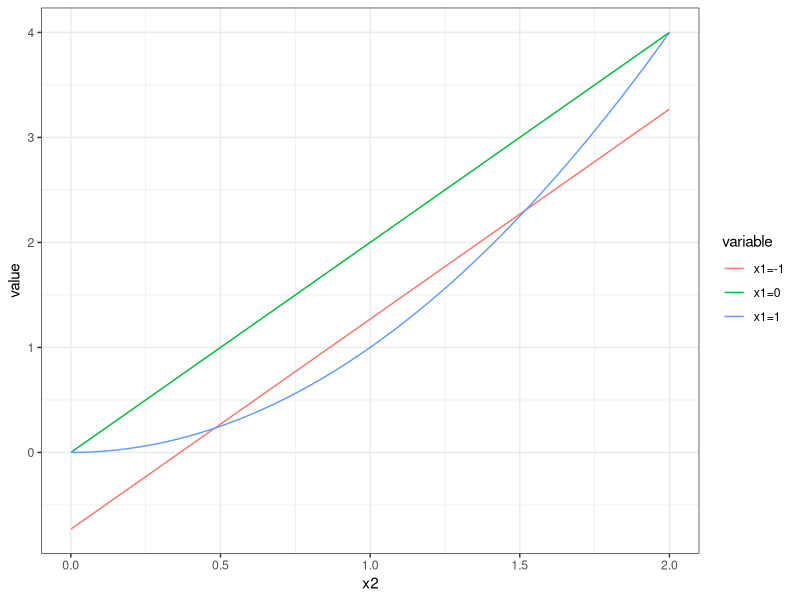
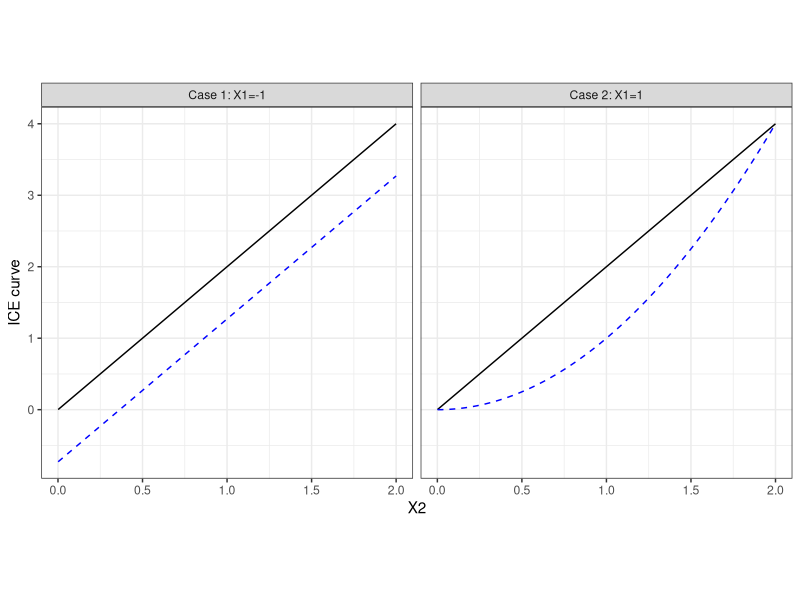
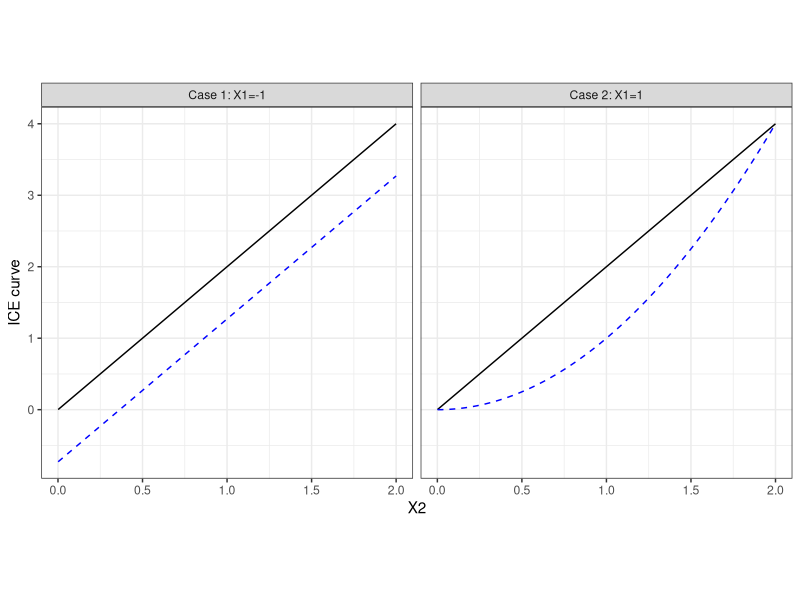

Here is the R script that generated these plots, in order:

# Toy example code
S <- 1000
x1<-runif(S,-1,1) 
x2<-runif(S,0,2)
epsilon<-rnorm(S,0,0.2)

hatf<-function(x){(2*x -x^2)^2 }

iin<-integrate(hatf,0,2)
C=sqrt(iin$value/8)
C=-C
Y<- -x1*(1-x1)+ (1-x1^2)*x2+ x2^(1+(x1>0)*x1) 
base<-data.frame(Y,x1,x2)
hatf <- function(x1,x2){-C*x1*(1-x1)+ (1/2)*(2-x1-x1^2)*x2+ x2^(1+(x1>0)*x1)}


xx1<-c(-1,0,1)
funcionesIce<-list()
for(jj in 1:length(xx1)){
  funcionesIce[[jj]]<-sapply(x2,hatf,x1=xx1[jj])
}

ices<-data.frame(do.call(cbind,funcionesIce))
names(ices)<-paste0( "x1=",xx1)
ices$x2<-x2
library(reshape2)
basef<-melt(ices,id="x2")

basef$variable<-as.factor(basef$variable)
library(ggplot2)
ggplot(basef) +
  geom_line(aes(x = x2, y = value, color = variable))+theme_bw()

# sum( abs(ices[,1]-ices[,2])^2 )
# sum( abs(ices[,3]-ices[,2])^2 )

library(tidyverse)
zz <- ices |> 
  pivot_longer( cols=c(1,3) )

ices |> 
  pivot_longer( cols=c(1,3) ) |> 
  mutate( caso = factor(name, labels = c('Case 1: X1=-1', 'Case 2: X1=1') )) |>
  ggplot( ) +
  geom_line(aes(x = x2, y = `x1=0` ) ) + 
  geom_line(aes(x = x2, y = value), color='blue', linetype='dashed' ) +
  labs(x = 'X2', y = 'ICE curve') + 
  facet_grid(~caso) + 
  theme_bw() + theme(aspect.ratio = 1)

ggsave('paper/figures/fig-toyexample.pdf', height = 7, width = 7)
